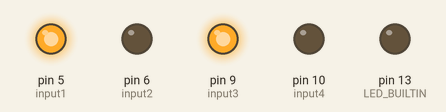
This sketch was run on a simulated Arduino Uno, built with avr-gcc and run on an emulated ATmega328P. On the bench: output pins drawn as LEDs (lit = HIGH).

Above: at 0.5 s.
At 1.5 s:
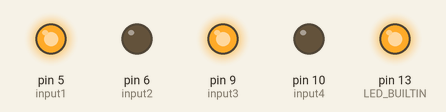
Timing chart, 0 to 3.5 s (numbered marks = the images above):
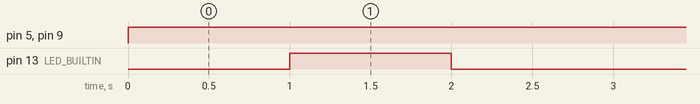

Measured:
- by itself, pin 5 (input1), pin 9 (input3): LOW → HIGH at 0.00 s
- by itself, pin 13 (LED_BUILTIN): alternates HIGH for 1.0 s and LOW for 2.0 s

The sketch:

l298n.ino
```cpp
    //LingShun Lab

    int input1 = 5; // 定义uno的pin 5 向 input1 输出
    int input2 = 6; // 定义uno的pin 6 向 input2 输出
    int input3 = 9; // 定义uno的pin 9 向 input3 输出
    int input4 = 10; // 定义uno的pin 10 向 input4 输出


    void setup() {
    //  Serial.begin (9600);
    //初始化各IO,模式为OUTPUT 输出模式
    pinMode(input1,OUTPUT);
    pinMode(input2,OUTPUT);
    pinMode(input3,OUTPUT);
    pinMode(input4,OUTPUT);
    pinMode(LED_BUILTIN, OUTPUT);

    }

    void loop() {
      //forward 向前转
      digitalWrite(input1,HIGH); //给高电平
      digitalWrite(input2,LOW);  //给低电平
      digitalWrite(input3,HIGH); //给高电平
      digitalWrite(input4,LOW);  //给低电平
      delay(1000);   //延时1秒

      digitalWrite(LED_BUILTIN, HIGH);   // turn the LED on (HIGH is the voltage level)
      delay(1000);                       // wait for a second
      digitalWrite(LED_BUILTIN, LOW);    // turn the LED off by making the voltage LOW
      delay(1000);                       // wait for a second

     //stop 停止
     //digitalWrite(input1,LOW);
//     digitalWrite(input2,LOW);
//     digitalWrite(input3,LOW);
//     digitalWrite(input4,LOW);
//     delay(500);  //延时0.5秒


      //back 向后转
//      digitalWrite(input1,LOW);
//      digitalWrite(input2,HIGH);
//      digitalWrite(input3,LOW);
//      digitalWrite(input4,HIGH);
//      delay(1000);

    }
```
